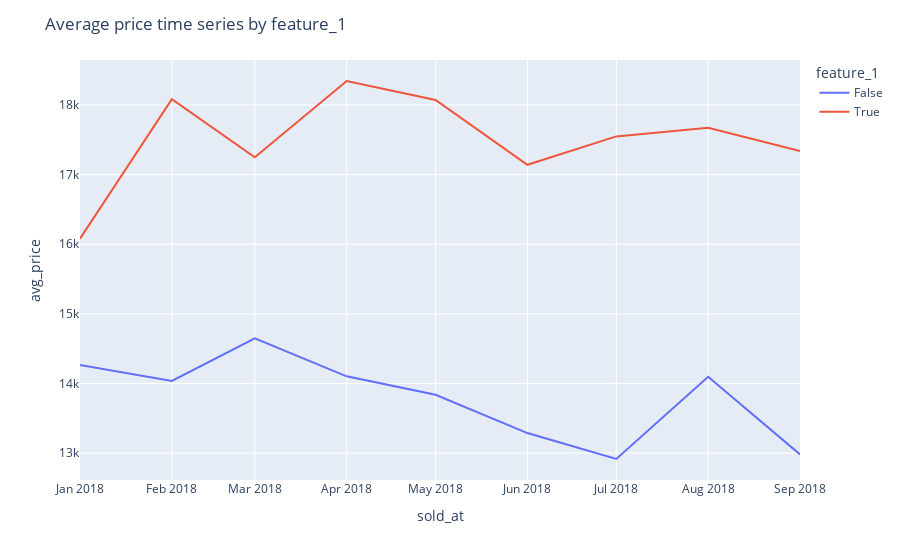
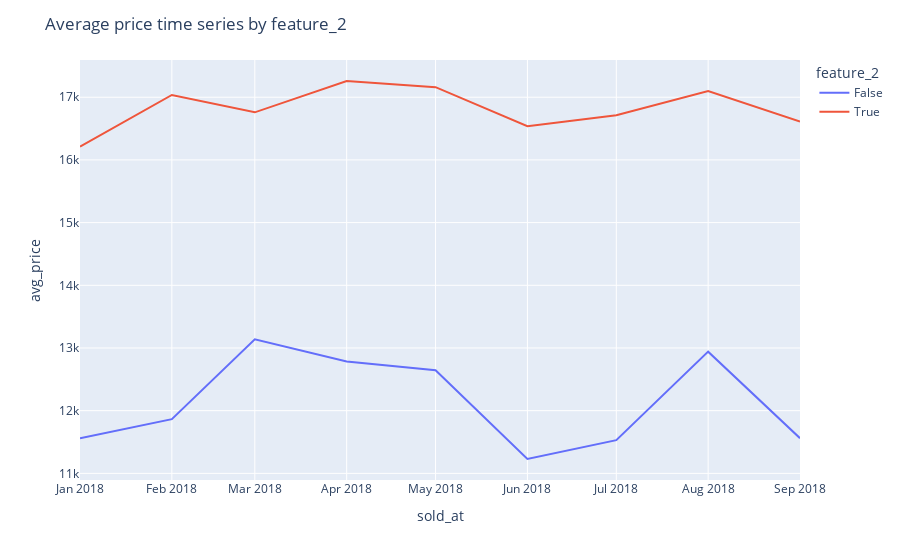
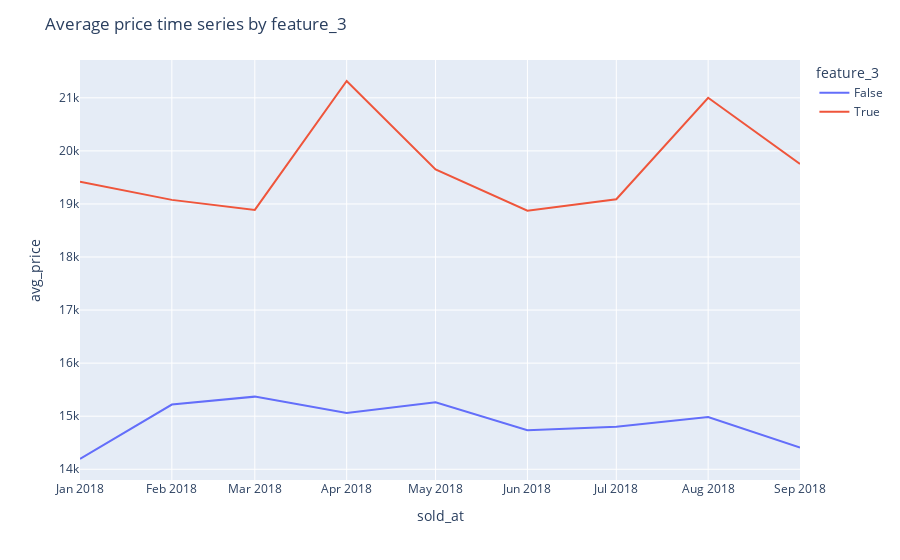
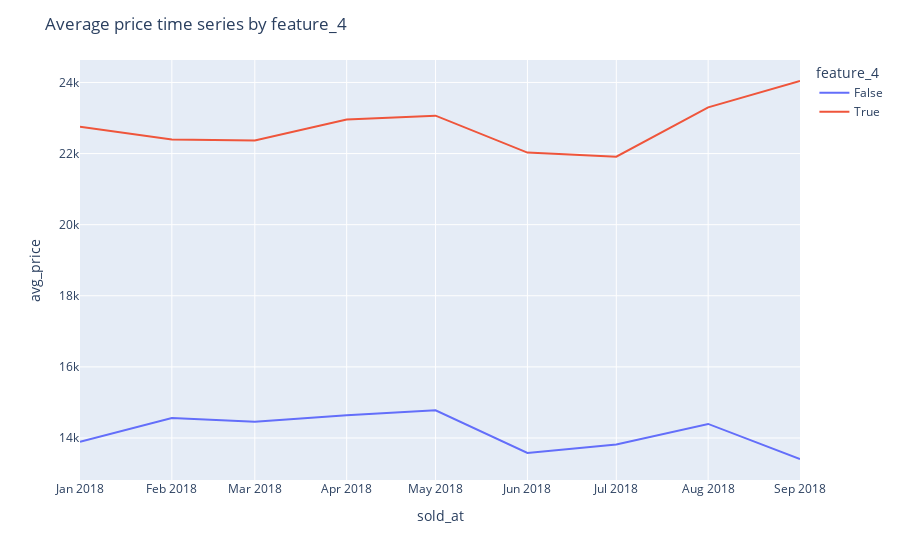

Notebook code for these charts, in order:
### Code cell
plot_avg_target_time_series_by_features(data_q2, car_features)

### Figure 1 — Plotly figure (JSON) as saved in the notebook; plotly's stock layout.template omitted (floating-point values rounded to 4 significant figures)
{"data": [{"hovertemplate": "feature_1=False<br>sold_at=%{x}<br>avg_price=%{y}<extra></extra>", "legendgroup": "False", "line": {"color": "#636efa", "dash": "solid"}, "marker": {"symbol": "circle"}, "mode": "lines", "name": "False", "orientation": "v", "showlegend": true, "type": "scatter", "x": ["2018-01-01T00:00:00", "2018-02-01T00:00:00", "2018-03-01T00:00:00", "2018-04-01T00:00:00", "2018-05-01T00:00:00", "2018-06-01T00:00:00", "2018-07-01T00:00:00", "2018-08-01T00:00:00", "2018-09-01T00:00:00"], "xaxis": "x", "y": [14270.0, 14040.0, 14650.0, 14100.0, 13840.0, 13290.0, 12920.0, 14100.0, 12980.0], "yaxis": "y"}, {"hovertemplate": "feature_1=True<br>sold_at=%{x}<br>avg_price=%{y}<extra></extra>", "legendgroup": "True", "line": {"color": "#EF553B", "dash": "solid"}, "marker": {"symbol": "circle"}, "mode": "lines", "name": "True", "orientation": "v", "showlegend": true, "type": "scatter", "x": ["2018-01-01T00:00:00", "2018-02-01T00:00:00", "2018-03-01T00:00:00", "2018-04-01T00:00:00", "2018-05-01T00:00:00", "2018-06-01T00:00:00", "2018-07-01T00:00:00", "2018-08-01T00:00:00", "2018-09-01T00:00:00"], "xaxis": "x", "y": [16080.0, 18080.0, 17250.0, 18340.0, 18070.0, 17140.0, 17550.0, 17670.0, 17340.0], "yaxis": "y"}], "layout": {"legend": {"title": {"text": "feature_1"}, "tracegroupgap": 0}, "margin": {"t": 60}, "title": {"text": "Average price time series by feature_1"}, "xaxis": {"anchor": "y", "domain": [0, 1], "title": {"text": "sold_at"}}, "yaxis": {"anchor": "x", "domain": [0, 1], "title": {"text": "avg_price"}}}}

### Figure 2 — Plotly figure (JSON) as saved in the notebook; plotly's stock layout.template omitted (floating-point values rounded to 4 significant figures)
{"data": [{"hovertemplate": "feature_2=False<br>sold_at=%{x}<br>avg_price=%{y}<extra></extra>", "legendgroup": "False", "line": {"color": "#636efa", "dash": "solid"}, "marker": {"symbol": "circle"}, "mode": "lines", "name": "False", "orientation": "v", "showlegend": true, "type": "scatter", "x": ["2018-01-01T00:00:00", "2018-02-01T00:00:00", "2018-03-01T00:00:00", "2018-04-01T00:00:00", "2018-05-01T00:00:00", "2018-06-01T00:00:00", "2018-07-01T00:00:00", "2018-08-01T00:00:00", "2018-09-01T00:00:00"], "xaxis": "x", "y": [11560.0, 11860.0, 13140.0, 12780.0, 12650.0, 11230.0, 11530.0, 12940.0, 11560.0], "yaxis": "y"}, {"hovertemplate": "feature_2=True<br>sold_at=%{x}<br>avg_price=%{y}<extra></extra>", "legendgroup": "True", "line": {"color": "#EF553B", "dash": "solid"}, "marker": {"symbol": "circle"}, "mode": "lines", "name": "True", "orientation": "v", "showlegend": true, "type": "scatter", "x": ["2018-01-01T00:00:00", "2018-02-01T00:00:00", "2018-03-01T00:00:00", "2018-04-01T00:00:00", "2018-05-01T00:00:00", "2018-06-01T00:00:00", "2018-07-01T00:00:00", "2018-08-01T00:00:00", "2018-09-01T00:00:00"], "xaxis": "x", "y": [16210.0, 17040.0, 16760.0, 17260.0, 17160.0, 16540.0, 16710.0, 17100.0, 16610.0], "yaxis": "y"}], "layout": {"legend": {"title": {"text": "feature_2"}, "tracegroupgap": 0}, "margin": {"t": 60}, "title": {"text": "Average price time series by feature_2"}, "xaxis": {"anchor": "y", "domain": [0, 1], "title": {"text": "sold_at"}}, "yaxis": {"anchor": "x", "domain": [0, 1], "title": {"text": "avg_price"}}}}

### Figure 3 — Plotly figure (JSON) as saved in the notebook; plotly's stock layout.template omitted (floating-point values rounded to 4 significant figures)
{"data": [{"hovertemplate": "feature_3=False<br>sold_at=%{x}<br>avg_price=%{y}<extra></extra>", "legendgroup": "False", "line": {"color": "#636efa", "dash": "solid"}, "marker": {"symbol": "circle"}, "mode": "lines", "name": "False", "orientation": "v", "showlegend": true, "type": "scatter", "x": ["2018-01-01T00:00:00", "2018-02-01T00:00:00", "2018-03-01T00:00:00", "2018-04-01T00:00:00", "2018-05-01T00:00:00", "2018-06-01T00:00:00", "2018-07-01T00:00:00", "2018-08-01T00:00:00", "2018-09-01T00:00:00"], "xaxis": "x", "y": [14190.0, 15220.0, 15370.0, 15060.0, 15260.0, 14740.0, 14800.0, 14980.0, 14410.0], "yaxis": "y"}, {"hovertemplate": "feature_3=True<br>sold_at=%{x}<br>avg_price=%{y}<extra></extra>", "legendgroup": "True", "line": {"color": "#EF553B", "dash": "solid"}, "marker": {"symbol": "circle"}, "mode": "lines", "name": "True", "orientation": "v", "showlegend": true, "type": "scatter", "x": ["2018-01-01T00:00:00", "2018-02-01T00:00:00", "2018-03-01T00:00:00", "2018-04-01T00:00:00", "2018-05-01T00:00:00", "2018-06-01T00:00:00", "2018-07-01T00:00:00", "2018-08-01T00:00:00", "2018-09-01T00:00:00"], "xaxis": "x", "y": [19420.0, 19080.0, 18890.0, 21320.0, 19650.0, 18870.0, 19090.0, 21000.0, 19750.0], "yaxis": "y"}], "layout": {"legend": {"title": {"text": "feature_3"}, "tracegroupgap": 0}, "margin": {"t": 60}, "title": {"text": "Average price time series by feature_3"}, "xaxis": {"anchor": "y", "domain": [0, 1], "title": {"text": "sold_at"}}, "yaxis": {"anchor": "x", "domain": [0, 1], "title": {"text": "avg_price"}}}}

### Figure 4 — Plotly figure (JSON) as saved in the notebook; plotly's stock layout.template omitted (floating-point values rounded to 4 significant figures)
{"data": [{"hovertemplate": "feature_4=False<br>sold_at=%{x}<br>avg_price=%{y}<extra></extra>", "legendgroup": "False", "line": {"color": "#636efa", "dash": "solid"}, "marker": {"symbol": "circle"}, "mode": "lines", "name": "False", "orientation": "v", "showlegend": true, "type": "scatter", "x": ["2018-01-01T00:00:00", "2018-02-01T00:00:00", "2018-03-01T00:00:00", "2018-04-01T00:00:00", "2018-05-01T00:00:00", "2018-06-01T00:00:00", "2018-07-01T00:00:00", "2018-08-01T00:00:00", "2018-09-01T00:00:00"], "xaxis": "x", "y": [13890.0, 14560.0, 14460.0, 14640.0, 14780.0, 13580.0, 13820.0, 14400.0, 13410.0], "yaxis": "y"}, {"hovertemplate": "feature_4=True<br>sold_at=%{x}<br>avg_price=%{y}<extra></extra>", "legendgroup": "True", "line": {"color": "#EF553B", "dash": "solid"}, "marker": {"symbol": "circle"}, "mode": "lines", "name": "True", "orientation": "v", "showlegend": true, "type": "scatter", "x": ["2018-01-01T00:00:00", "2018-02-01T00:00:00", "2018-03-01T00:00:00", "2018-04-01T00:00:00", "2018-05-01T00:00:00", "2018-06-01T00:00:00", "2018-07-01T00:00:00", "2018-08-01T00:00:00", "2018-09-01T00:00:00"], "xaxis": "x", "y": [22750.0, 22400.0, 22370.0, 22960.0, 23070.0, 22030.0, 21910.0, 23300.0, 24040.0], "yaxis": "y"}], "layout": {"legend": {"title": {"text": "feature_4"}, "tracegroupgap": 0}, "margin": {"t": 60}, "title": {"text": "Average price time series by feature_4"}, "xaxis": {"anchor": "y", "domain": [0, 1], "title": {"text": "sold_at"}}, "yaxis": {"anchor": "x", "domain": [0, 1], "title": {"text": "avg_price"}}}}
